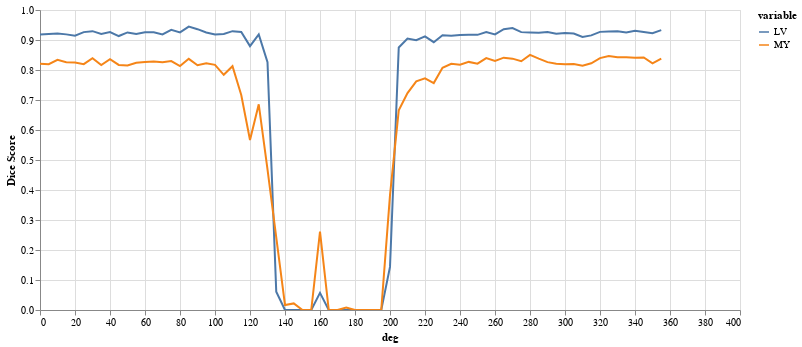

The cell this chart's notebook holds for it:
### Code cell
results = eval_rotation_series(img(), trueMask(), trainedModel, components=['bg','LV','MY'])
plot_eval_series(results)

### Figure 1 — Vega-Lite specification as saved in the notebook (floating-point values rounded to 4 significant figures; data arrays with more than 128 entries replaced by an {"elided": "..."} marker saying what was removed)
{"config": {"view": {"continuousWidth": 400, "continuousHeight": 300}}, "data": {"name": "data-268a00b1b211e9708e4f26b8ee3cb2c7"}, "mark": "line", "encoding": {"color": {"field": "variable", "type": "nominal"}, "tooltip": {"field": "Dice Score", "type": "quantitative"}, "x": {"field": "deg", "type": "quantitative"}, "y": {"field": "Dice Score", "type": "quantitative"}}, "height": 300, "selection": {"selector001": {"type": "interval", "bind": "scales", "encodings": ["x", "y"]}}, "width": 700, "$schema": "https://vega.github.io/schema/vega-lite/v4.17.0.json", "datasets": {"data-268a00b1b211e9708e4f26b8ee3cb2c7": {"elided": "144 records"}}}
